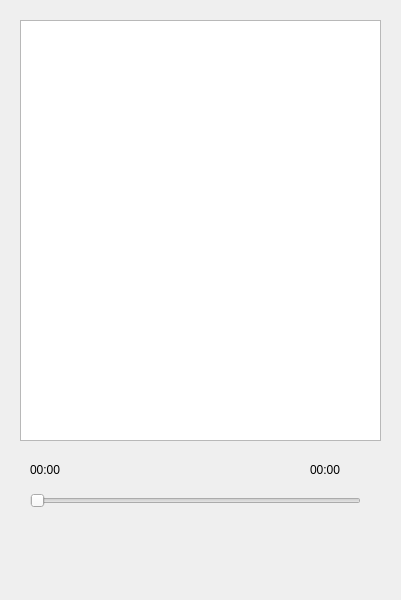
<?xml version="1.0" encoding="UTF-8"?>
<ui version="4.0">
 <class>Widget</class>
 <widget class="QWidget" name="Widget">
  <property name="geometry">
   <rect>
    <x>0</x>
    <y>0</y>
    <width>401</width>
    <height>600</height>
   </rect>
  </property>
  <property name="windowTitle">
   <string>Widget</string>
  </property>
  <property name="styleSheet">
   <string notr="true">QPushButto n:hove r
{
	
	color: rgb(0, 255, 255);
}

QWidget
{
	background-image: url(:/musicRes/background.png);
}</string>
  </property>
  <widget class="QWidget" name="widget" native="true">
   <property name="geometry">
    <rect>
     <x>10</x>
     <y>510</y>
     <width>381</width>
     <height>81</height>
    </rect>
   </property>
   <property name="styleSheet">
    <string notr="true">*{
	border:none;
}

QPushButton:hover
{
	
	color: rgb(0, 255, 255);
}</string>
   </property>
   <layout class="QHBoxLayout" name="horizontalLayout">
    <item>
     <widget class="QPushButton" name="pushButton">
      <property name="minimumSize">
       <size>
        <width>32</width>
        <height>32</height>
       </size>
      </property>
      <property name="maximumSize">
       <size>
        <width>32</width>
        <height>32</height>
       </size>
      </property>
      <property name="styleSheet">
       <string notr="true">border-image: url(:/musicRes/wenjian.png);</string>
      </property>
      <property name="text">
       <string/>
      </property>
     </widget>
    </item>
    <item>
     <widget class="QPushButton" name="pushButton_2">
      <property name="minimumSize">
       <size>
        <width>32</width>
        <height>32</height>
       </size>
      </property>
      <property name="maximumSize">
       <size>
        <width>32</width>
        <height>32</height>
       </size>
      </property>
      <property name="styleSheet">
       <string notr="true">border-image: url(:/musicRes/shunxu.png);</string>
      </property>
      <property name="text">
       <string/>
      </property>
     </widget>
    </item>
    <item>
     <widget class="QPushButton" name="pushButton_3">
      <property name="minimumSize">
       <size>
        <width>32</width>
        <height>32</height>
       </size>
      </property>
      <property name="maximumSize">
       <size>
        <width>32</width>
        <height>32</height>
       </size>
      </property>
      <property name="styleSheet">
       <string notr="true">image: url(:/musicRes/shangyige.png);</string>
      </property>
      <property name="text">
       <string/>
      </property>
     </widget>
    </item>
    <item>
     <widget class="QPushButton" name="pushButton_4">
      <property name="minimumSize">
       <size>
        <width>32</width>
        <height>32</height>
       </size>
      </property>
      <property name="maximumSize">
       <size>
        <width>32</width>
        <height>32</height>
       </size>
      </property>
      <property name="styleSheet">
       <string notr="true">image: url(:/musicRes/zhanting.png);</string>
      </property>
      <property name="text">
       <string/>
      </property>
     </widget>
    </item>
    <item>
     <widget class="QPushButton" name="pushButton_5">
      <property name="minimumSize">
       <size>
        <width>32</width>
        <height>32</height>
       </size>
      </property>
      <property name="maximumSize">
       <size>
        <width>32</width>
        <height>32</height>
       </size>
      </property>
      <property name="styleSheet">
       <string notr="true">image: url(:/musicRes/xiayige.png);</string>
      </property>
      <property name="text">
       <string/>
      </property>
     </widget>
    </item>
    <item>
     <widget class="QPushButton" name="pushButton_6">
      <property name="minimumSize">
       <size>
        <width>32</width>
        <height>32</height>
       </size>
      </property>
      <property name="maximumSize">
       <size>
        <width>32</width>
        <height>32</height>
       </size>
      </property>
      <property name="styleSheet">
       <string notr="true">image: url(:/musicRes/yinliang.png);</string>
      </property>
      <property name="text">
       <string/>
      </property>
     </widget>
    </item>
   </layout>
  </widget>
  <widget class="QListWidget" name="listWidget">
   <property name="geometry">
    <rect>
     <x>20</x>
     <y>20</y>
     <width>361</width>
     <height>421</height>
    </rect>
   </property>
  </widget>
  <widget class="QSlider" name="playCourseSlider">
   <property name="geometry">
    <rect>
     <x>30</x>
     <y>490</y>
     <width>331</width>
     <height>21</height>
    </rect>
   </property>
   <property name="orientation">
    <enum>Qt::Horizontal</enum>
   </property>
  </widget>
  <widget class="QLabel" name="curLabel">
   <property name="geometry">
    <rect>
     <x>30</x>
     <y>460</y>
     <width>69</width>
     <height>20</height>
    </rect>
   </property>
   <property name="text">
    <string>00:00</string>
   </property>
  </widget>
  <widget class="QLabel" name="totalLabel">
   <property name="geometry">
    <rect>
     <x>310</x>
     <y>460</y>
     <width>69</width>
     <height>20</height>
    </rect>
   </property>
   <property name="text">
    <string>00:00</string>
   </property>
  </widget>
 </widget>
 <resources/>
 <connections/>
</ui>
